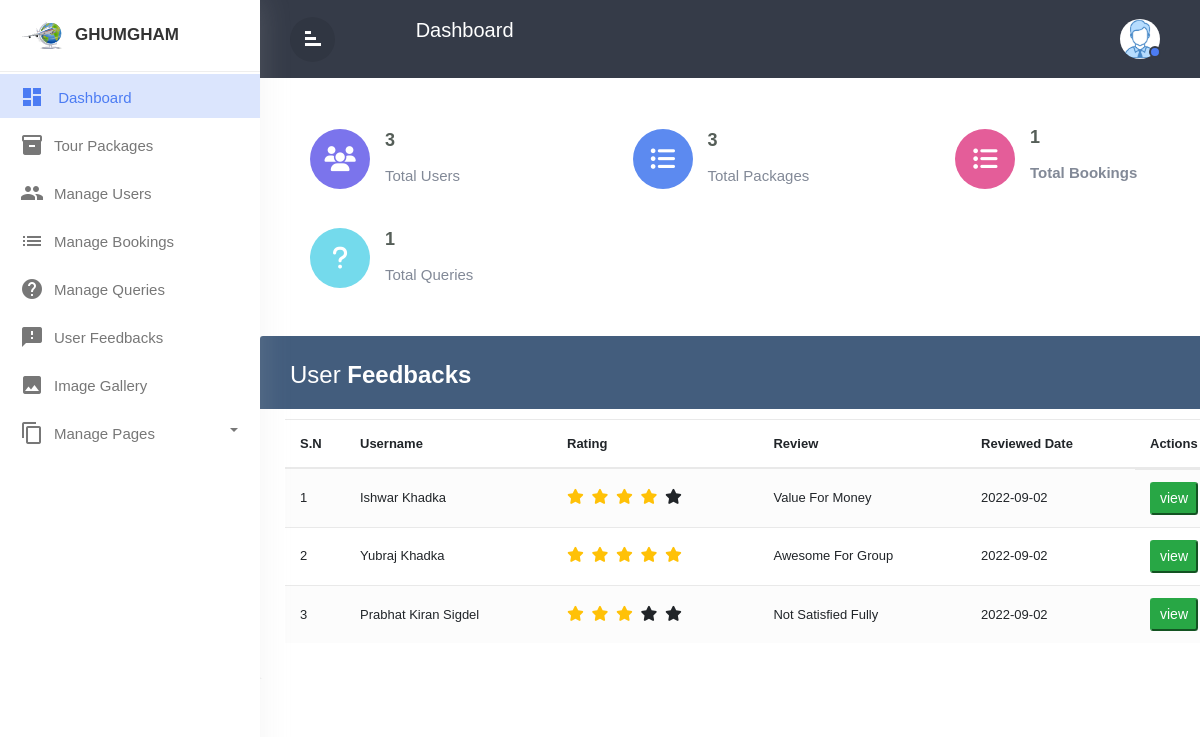
The page /Ghumgham/Admin/userfeedbacks.php (signed in) on the database its author committed.
### tables this page shows
CREATE TABLE `usersreview` (
  `id` int NOT NULL,
  `packageid` int NOT NULL,
  `username` varchar(200) NOT NULL,
  `rating` int NOT NULL,
  `review` text NOT NULL,
  `date` date NOT NULL
);

### Ghumgham/Admin/userfeedbacks.php (called while the page is built, shortened)
<?php
    include './nav.php';
    include './feedbacks.php';
?>

### Ghumgham/Admin/feedbacks.php (the view, shortened to what this page needs)
<?php
    global $pdo;
    $sql = "SELECT * FROM usersreview";
    $statement = $pdo->query($sql);
    $feedbacks = $statement->fetchAll(PDO::FETCH_ASSOC);
?>
<div class="main">
    <div class="container-xl">
        <div class="table-responsive">
            <div class="table-wrapper">
                <div class="table-title">
                    <div class="row">
                        <div class="col-sm-6">
                            <h2>User <b>Feedbacks</b></h2>
                        </div>
                    </div>
                </div>
                <table class="table table-striped table-hover" id="queriesTable">
                    <thead>
                        <tr>
                            <th>
                                <span>
                                    S.N
                                </span>
                            </th>
                            <th>Username</th>
                            <th>Rating</th>
                            <th>Review </th>
                            <th>Reviewed Date</th>
                            <th>Actions</th>
                        </tr>
                    </thead>
                    <tbody>
                        <?php
                            $j = 0;
                            foreach($feedbacks as $feedback){
                                $j = $j + 1;
                            ?>
                            <tr>
                            <td>
                                <span>
                                    <?= $j;?>
                                </span>
                            </td>
                            <td><?=$feedback['username'];?></td>
                            <td>
                            <?php for($i =1;$i<=5;$i++){
                                    if($i<=$feedback['rating']) {?>
                                        <i style="font-size:15px;" class="fas fa-star mr-1 text-warning fs-"></i>
                                    <?php
                                    }
                                    else{
                                        ?>
                                       <i style="font-size:15px;" class="fas fa-star star-light mr-1 main_star"></i>
                                        <?php
                                    }
                                }?>
                            </td>
                            <td><?=$feedback['review'];?></td>
                            <td><?=$feedback['date'];?></td>
                            <td class="d-flex">
                                <button type="button" class="viewFeedbackaBtn btn-sm btn-success mr-1" value="<?=$feedback['id'];?>" data-toggle="modal">view</button>
                            </td>
                        </tr>
                        <?php }
                        ?>
                    </tbody>
                </table>
            </div>
        </div>
    </div>

### Ghumgham/Admin/style.css (style rules this page uses)
* { margin: 0; padding:0; box-sizing:border-box; font-family:'Poppins' ,sans-serif; }
body,html { line-height:1.8; font-family:'Poppins',sans-serif; color:#555e58; text-transform:capitalize; font-weight:400; margin:0px; padding:0px; }
h1,h2,h3,h4,h5,h6,.h1,.h3,.h4 { font-weight:400; line-height:1.5em; }
a { color:#333; font-weight:400; }
button { cursor:pointer; }
ul,ol { padding:0px; margin:0px; list-style:none; }
a,a:hover,a:focus { color:#333; text-decoration:none; transition:all 0.3s; }
.wrapper { position:relative; width:100%; overflow:auto; }
#sidebar { position:fixed; height:100%!important; top:0; left:0; bottom:0; z-index:11; width:260px; overflow:auto; transition:all 0.3s; background-color:#fff; box-shadow:0 0 30px 0 rgba(200 200 200 / 20%); }
#sidebar .sidebar-header { padding:20px; background-color:#fff; border-bottom:1px solid #eee; }
.sidebar-header h3 { color:#333; font-size:17px; margin:0px; text-transform:uppercase; transition:all 0.5s ease; font-weight:600; }
.sidebar-header h3 img { width:45px; margin-right:10px; }
#sidebar ul li { padding:2px 0px; }
#sidebar ul li.active> a { color:#4c7cf3; background-color:#DBE5FD; }
#sidebar ul li.active> a i { color:#4c7cf3; }
.dropdown-toggle::after { position:absolute; right:22px; top:18px; color:#777777; }
#sidebar ul li.dropdown { position:sticky; }
#sidebar ul li a { padding:5px 10px 5px 20px; line-height:30px; font-size:15px; position:relative; font-weight:400; display:block; color:#777777; text-transform:capitalize; }
#sidebar ul li a i { position:relative; margin-right:10px; top:6px; }
.main { color: #566787; background: #f5f5f5; font-family: 'Varela Round', sans-serif; font-size: 13px; }
.table-responsive { margin: 30px 0; }
.table-wrapper { background: #fff; padding: 20px 25px; border-radius: 3px; min-width: 1000px; box-shadow: 0 1px 1px rgba(0,0,0,.05); }
.table-title { padding-bottom: 15px; background: #435d7d; color: #fff; padding: 16px 30px; min-width: 100%; margin: -20px -25px 10px; border-radius: 3px 3px 0 0; }
.table-title h2 { margin: 5px 0 0; font-size: 24px; }
table.table tr th, table.table tr td { border-color: #e9e9e9; padding: 12px 15px; vertical-align: middle; }
table.table tr th:first-child { width: 60px; }
table.table tr th:last-child { width: 100px; }
table.table-striped tbody tr:nth-of-type(odd) { background-color: #fcfcfc; }
table.table td i { font-size: 19px; }

### rows shown on the page
usersreview: username "Ishwar Khadka", rating 4 (drawn), review "Value For Money", date "2022-09-02", $feedback['id'] 17 (drawn)
usersreview: username "Yubraj Khadka", rating 5 (drawn), review "Awesome For Group", date "2022-09-02", $feedback['id'] 18 (drawn)
usersreview: username "Prabhat Kiran Sigdel", rating 3 (drawn), review "Not Satisfied Fully", date "2022-09-02", $feedback['id'] 19 (drawn)

### other values the page prints
$number_of_users "3"
$total_packages "3"
$total_bookings "1"
$total_queries "1"
